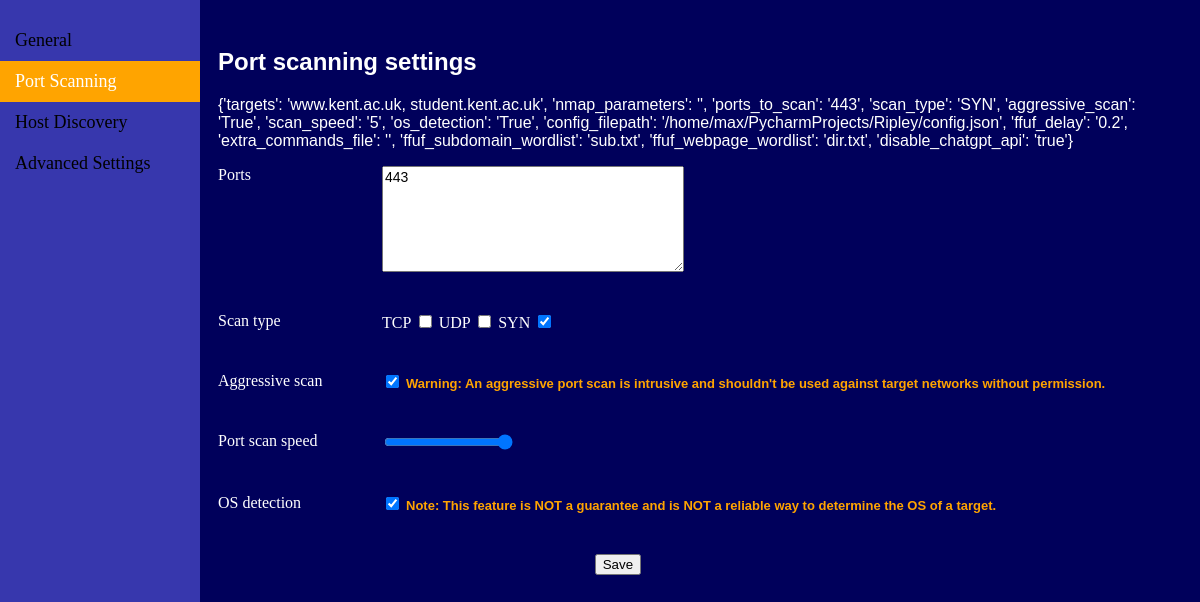
Screenshot of /port-scanning-settings with the database file from the repository.
### tables this page shows
CREATE TABLE config (
  targets TEXT,
  nmap_parameters TEXT,
  ports_to_scan TEXT,
  scan_type TEXT,
  aggressive_scan TEXT,
  scan_speed TEXT,
  os_detection TEXT,
  config_filepath TEXT,
  ffuf_delay TEXT,
  extra_commands_file TEXT,
  ffuf_subdomain_wordlist TEXT,
  ffuf_webpage_wordlist TEXT,
  disable_chatgpt_api TEXT
);

### flaskr/__init__.py (the view)
    @app.route('/port-scanning-settings', methods=['GET'])
    def port_scanning_settings() -> str:
        db = get_db()
        c = db.execute("SELECT * FROM config").fetchall()
        config = [dict(entry) for entry in c][0]
        session['config'] = config
        return render_template('port_scanning_settings.html', config=config, ports_to_scan=config["ports_to_scan"])

### flaskr/db.py (called while the page is built)
def get_db() -> sqlite3.Connection:
    g.db = sqlite3.connect(
        current_app.config['DATABASE'],
        detect_types=sqlite3.PARSE_DECLTYPES
    )
    g.db.row_factory = sqlite3.Row
    return g.db

### flaskr/templates/port_scanning_settings.html (shortened to what this page needs)
<!DOCTYPE html>
<html lang="en">
<head>
    <link rel="stylesheet" href="../static/style/basic_style.css">
</head>
<body>
    <div class="vertical-bar">
        <a href="general-settings">General</a>
        <a href="port-scanning-settings" class="active">Port Scanning</a>
        <a href="host-discovery-settings">Host Discovery</a>
        <a href="advanced-settings">Advanced Settings</a>
    </div>
    <div class="content">
        <h2>Port scanning settings</h2>
        <p>{{ config }}</p>
        <form action="/update-config" method="POST">
            <label for="ports" class="form-label">Ports</label>
            <textarea id="ports" name="ports_to_scan" placeholder="Example: 1-1024, 8080&#10;Leave blank for top 1000 most popular&#10;* for all ports">{{ ports_to_scan }}</textarea>
            <br>
            <label for="scan_type" class="form-label">Scan type</label>
            <div class="scan_type_div">
                <label for="tcp">TCP</label>
                <input type="checkbox" id="tcp" name="scan_type" value="TCP" {% if config['scan_type'] == 'TCP' %}checked{% endif %}>
                <label for="udp">UDP</label>
                <input type="checkbox" id="udp" name="scan_type" value="UDP" {% if config['scan_type'] == 'UDP' %}checked{% endif %}>
                <label for="syn">SYN</label>
                <input type="checkbox" id="syn" name="scan_type" value="SYN" {% if config['scan_type'] == 'SYN' %}checked{% endif %}>
            </div>
            <br>
            <label for="aggressive_scan_type" class="form-label">Aggressive scan</label>
            <div class="aggressive_scan_div">
                <input type="checkbox" id="aggressive_scan" name="aggressive_scan" value="True" {% if config['aggressive_scan'] == 'True' %}checked{% endif %}>
                <p id="aggressive_scan_warning">Warning: An aggressive port scan is intrusive and shouldn't be used against target networks without permission.</p>
            </div>
            <br>
            <label for="scan_speed" class="form-label">Port scan speed</label>
            <div class="scan_speed_div">
                <input type="range" id="scan_speed" name="scan_speed" min="1" max="5" value="{{ config['scan_speed'] }}">
            </div>
            <br>
            <label for="os_detection" class="form-label">OS detection</label>
            <div class="os_detection_div">
                <input type="checkbox" id="os_detection" name="os_detection" value="True" {% if config['os_detection'] == 'True' %}checked{% endif %}>
                <p id="os_detection_warning">Note: This feature is NOT a guarantee and is NOT a reliable way to determine the OS of a target.</p>
            </div>
            <br>
            <button class="btn_margin2" type="submit">Save</button>
        </form>
    </div>
</body>
</html>

### flaskr/static/style/basic_style.css (style rules this page uses)
#ports { width: 31%; height: 100px; font-family: "Aeonik Pro", sans-serif; font-size: 14px; }
.form-label { display: inline-block; width: 150px; vertical-align: top; }
textarea, .scan_type_div, .aggressive_scan_div, .scan_type_div, .scan_speed_div, .os_detection_div { display: inline-block; vertical-align: top; margin-left: 10px; margin-bottom: 40px; }
#os_detection_warning, #aggressive_scan_warning { font-size: 13px; color: #FFA400; font-weight: bolder; font-family: 'Aeonik Pro', sans-serif; display: inline; }
.btn_margin2 { margin-left: calc(31% + 81px); }
input[type='file'], #files-list, h2, h3, h4, p { color: white; font-family: "Aeonik Pro", sans-serif; }
body { background-color: #00005B; }
label { color: white; }
.vertical-bar { width: 200px; position: fixed; top: 0; left: 0; height: 100%; background-color: #3737ad; padding-top: 20px; }
.vertical-bar a { padding: 10px 15px; text-decoration: none; font-size: 18px; color: black; display: block; }
.vertical-bar a.active { background-color: #FFA400; color: white; }
.content { margin-left: 190px; padding: 20px; }

### rows the page displays
config: ports_to_scan "443", scan_type "☑", aggressive_scan "☑", scan_speed "5", os_detection "☑"
